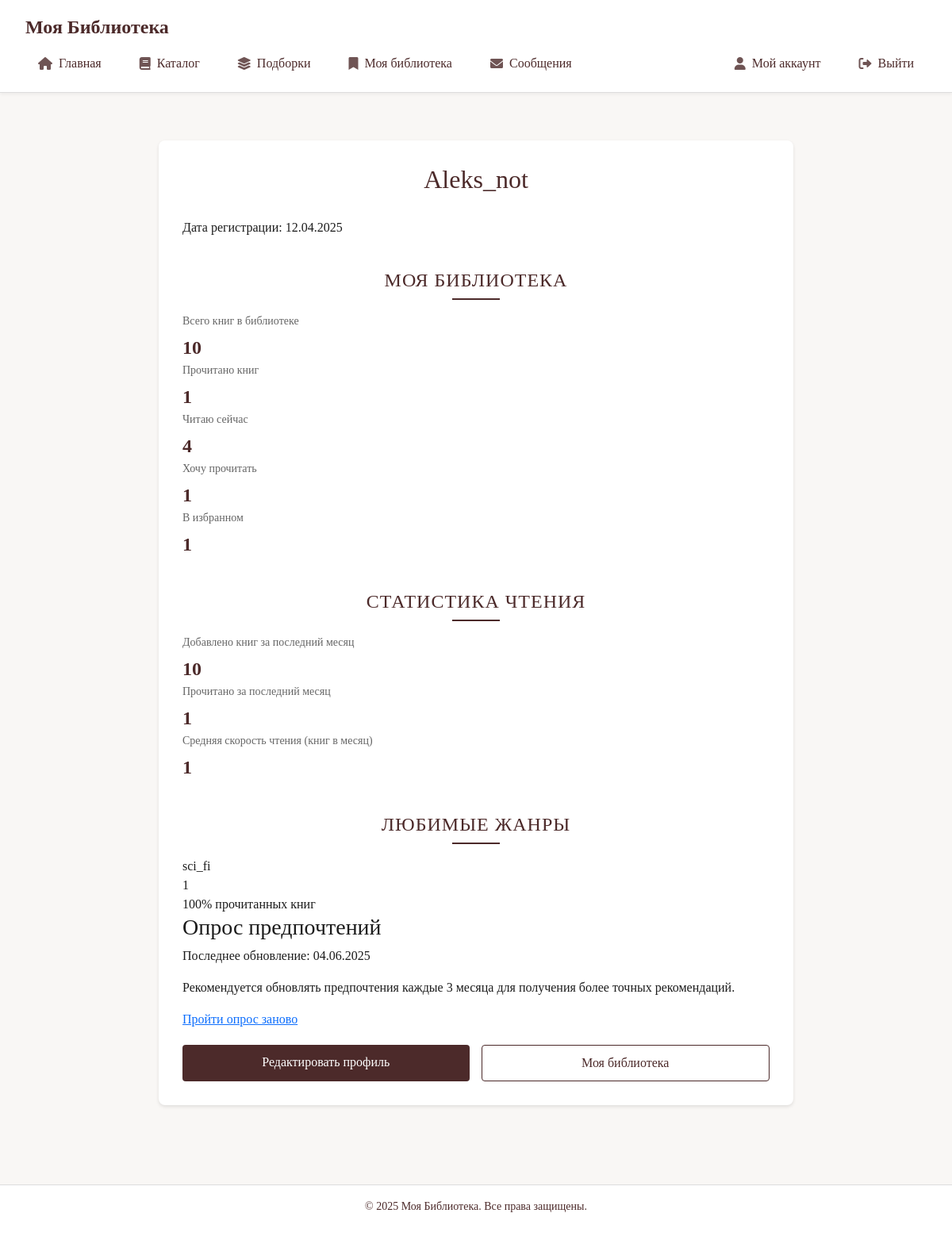
/users/profile/ (signed in), run on the app's committed database.
### users/models.py (models this page shows, shortened)
class User(AbstractUser):
    age = models.PositiveIntegerField(blank=True, null=True)
    preferences = models.JSONField(blank=True, null=True)
    email = models.EmailField(_("email address"), unique=True)
    phone = models.CharField(max_length=20, blank=True, null=True)
    address = models.TextField(blank=True, null=True)
    @property
    def has_unread_messages(self):
        return self.moderator_messages.filter(is_read=False).exists()

### recommendations/models.py (models this page shows, shortened)
class UserSurveyProfile(models.Model):
    READING_GOAL_CHOICES = [
        ('fun', 'Отдых/развлечение'),
        ('inspire', 'Вдохновение/идеи'),
        ('skill', 'Проф-рост'),
        ('study', 'Учёба/исследование'),
    ]
    READING_FREQUENCY_CHOICES = [
        (0.5, '< 1 книг/мес'),
        (1.5, '1–2 книг/мес'),
        (4.0, '3–5 книг/мес'),
        (6.0, '> 5 книг/мес'),
    ]
    MOOD_TAG_CHOICES = [
        ('light', 'Лёгкий/юмористический'),
        ('dark', 'Мрачный/напряжённый'),
        ('meditative', 'Медитативный'),
        ('dynamic', 'Динамичный «page-turner»'),
    ]
    CONTENT_FILTER_CHOICES = [
        ('violence', 'Жестокие сцены'),
        ('animal_cruelty', 'Насилие над животными'),
        ('adult', 'Подробное 18+'),
        ('politics', 'Политика'),
        ('religion', 'Религия'),
    ]
    user = models.OneToOneField(
        settings.AUTH_USER_MODEL,
        on_delete=models.CASCADE,
        related_name='survey_profile',
        verbose_name="Пользователь"
    )
    reading_goal = models.CharField(
        max_length=10,
        choices=READING_GOAL_CHOICES,
        verbose_name="Цель чтения"
    )
    mood_tags = models.JSONField(
        default=list,
        verbose_name="Предпочитаемая атмосфера",
        help_text="Список из MOOD_TAG_CHOICES"
    )
    reading_frequency = models.FloatField(
        choices=READING_FREQUENCY_CHOICES,
        verbose_name="Частота чтения"
    )
    original_languages = models.ManyToManyField(
        Language,
        verbose_name="Предпочитаемые языки оригинала"
    )
    fav_authors = models.ManyToManyField(
        Author,
        related_name='favorite_in_survey',
        verbose_name="Любимые авторы",
        blank=True
    )
    fav_books = models.ManyToManyField(
        Book,
        related_name='favorite_in_survey',
        verbose_name="Любимые книги",
        blank=True
    )
    content_filters = models.JSONField(
        default=list,
        verbose_name="Контент-фильтры",
        help_text="Список из CONTENT_FILTER_CHOICES"
    )
    other_content_filters = models.TextField(
        blank=True,
        verbose_name="Другие контент-фильтры",
        help_text="Дополнительные фильтры контента, указанные пользователем"
    )
    created_at = models.DateTimeField(
        auto_now_add=True,
        verbose_name="Дата прохождения опроса"
    )
    updated_at = models.DateTimeField(
        auto_now=True,
        verbose_name="Дата обновления"
    )
    class Meta:
        verbose_name = "Профиль читательских предпочтений"
        verbose_name_plural = "Профили читательских предпочтений"

### users/views.py (the view)
# urls.py: path('profile/', views.profile, name='profile'),
@login_required
def profile(request):
    user_books = UserBookRelation.objects.filter(user=request.user)
    total_books = user_books.count()
    books_read = user_books.filter(list_type='read').count()
    books_reading = user_books.filter(list_type='in_progress').count()
    books_want = user_books.filter(list_type='want').count()
    favorite_books = user_books.filter(list_type='favorite').count()
    last_month = timezone.now() - timedelta(days=30)
    books_added_last_month = user_books.filter(added_at__gte=last_month).count()
    books_read_last_month = user_books.filter(
        list_type='read',
        added_at__gte=last_month
    ).count()
    reading_speed = books_read_last_month if books_read_last_month > 0 else 0
    has_survey = UserSurveyProfile.objects.filter(user=request.user).exists()
    survey_date = None
    if has_survey:
        survey = UserSurveyProfile.objects.get(user=request.user)
        survey_date = survey.updated_at
    genre_stats = user_books.filter(
        list_type='read'
    ).values(
        'book__genre'
    ).annotate(
        count=Count('id')
    ).order_by('-count')[:5]
    context = {
        'total_books': total_books,
        'books_read': books_read,
        'books_reading': books_reading,
        'books_want': books_want,
        'favorite_books': favorite_books,
        'books_added_last_month': books_added_last_month,
        'books_read_last_month': books_read_last_month,
        'reading_speed': reading_speed,
        'has_survey': has_survey,
        'survey_date': survey_date,
        'genre_stats': genre_stats,
    }
    return render(request, 'users/profile.html', context)

### main_admin/context_processors.py (called while the page is built, shortened)
def site_settings(request):
    if not request.path.startswith('/admin/'):
        return {}

### users/templates/users/profile.html (shortened to what this page needs)
{% extends 'base.html' %}
{% block content %}
<div class="profile-container">
    <div class="profile-header">
        <h2>{{ user.username }}</h2>
        <p>Дата регистрации: {{ user.date_joined|date:"d.m.Y" }}</p>
    </div>
    <div class="stats-section">
        <h3 class="section-title">Моя библиотека</h3>
        <div class="stats-grid">
            <div class="stat-card">
                <div class="stat-label">Всего книг в библиотеке</div>
                <div class="stat-value">{{ total_books }}</div>
            </div>
            <div class="stat-card">
                <div class="stat-label">Прочитано книг</div>
                <div class="stat-value">{{ books_read }}</div>
            </div>
            <div class="stat-card">
                <div class="stat-label">Читаю сейчас</div>
                <div class="stat-value">{{ books_reading }}</div>
            </div>
            <div class="stat-card">
                <div class="stat-label">Хочу прочитать</div>
                <div class="stat-value">{{ books_want }}</div>
            </div>
            <div class="stat-card">
                <div class="stat-label">В избранном</div>
                <div class="stat-value">{{ favorite_books }}</div>
            </div>
        </div>
    </div>
    <div class="stats-section">
        <h3 class="section-title">Статистика чтения</h3>
        <div class="stats-grid">
            <div class="stat-card">
                <div class="stat-label">Добавлено книг за последний месяц</div>
                <div class="stat-value">{{ books_added_last_month }}</div>
            </div>
            <div class="stat-card">
                <div class="stat-label">Прочитано за последний месяц</div>
                <div class="stat-value">{{ books_read_last_month }}</div>
            </div>
            <div class="stat-card">
                <div class="stat-label">Средняя скорость чтения (книг в месяц)</div>
                <div class="stat-value">{{ reading_speed }}</div>
            </div>
        </div>
    </div>
    {% if genre_stats %}
    <div class="stats-section">
        <h3 class="section-title">Любимые жанры</h3>
        <div class="genre-grid">
            {% for stat in genre_stats %}
            <div class="genre-card">
                <div class="genre-name">{{ stat.book__genre }}</div>
                <div class="genre-count">{{ stat.count }}</div>
                <div class="genre-percentage">
                    {% widthratio stat.count books_read 100 %}% прочитанных книг
                </div>
            </div>
            {% endfor %}
        </div>
    </div>
    {% endif %}
    <div class="survey-info">
        {% if has_survey %}
            <h3>Опрос предпочтений</h3>
            <p>Последнее обновление: {{ survey_date|date:"d.m.Y" }}</p>
            <p>Рекомендуется обновлять предпочтения каждые 3 месяца для получения более точных рекомендаций.</p>
            <a href="{% url 'recommendations:survey' %}" class="btn-retake-survey">Пройти опрос заново</a>
        {% else %}
            <h3>Пройдите опрос предпочтений</h3>
            <p>Пройдите короткий опрос, чтобы получать персонализированные рекомендации книг.</p>
            <a href="{% url 'recommendations:survey' %}" class="btn-retake-survey">Пройти опрос</a>
        {% endif %}
    </div>
    <div class="profile-actions">
        <a href="{% url 'users:edit_profile' %}" class="edit-button">Редактировать профиль</a>
        <a href="{% url 'books:user_library' %}" class="library-button">Моя библиотека</a>
    </div>
</div>
{% endblock %}

### main_admin/static/css/style.css (style rules this page uses)
:root { --bg-color: #f9f7f5; --accent-color: #4c2a2a; --text-color: #1c1c1c; --nav-text-color: #4c2a2a; --font-serif: "Georgia", serif; --border-color: #ddd; --border-radius: 8px; }
* { margin: 0; padding: 0; box-sizing: border-box; }
body { font-family: var(--font-serif); background-color: var(--bg-color); color: var(--text-color); }
.section-title { margin: 40px 0 16px; text-transform: uppercase; font-size: 24px; color: var(--accent-color); position: relative; letter-spacing: 1px; text-align: center; }
.section-title::after { content: ""; display: block; width: 60px; height: 2px; background-color: var(--accent-color); margin: 8px auto 0; }
.profile-container { max-width: 800px; margin: 40px auto; padding: 30px; background-color: #fff; border-radius: var(--border-radius); box-shadow: 0 2px 4px rgba(0,0,0,0.1); }
.profile-container h2 { color: var(--accent-color); margin-bottom: 30px; text-align: center; }
.stat-label { display: block; font-size: 14px; color: #666; margin-bottom: 5px; }
.stat-value { font-size: 24px; font-weight: bold; color: var(--accent-color); }
.profile-actions { display: flex; gap: 15px; margin-top: 20px; }
.edit-button, .library-button { flex: 1; padding: 10px; text-align: center; text-decoration: none; border-radius: 4px; transition: all 0.2s; }
.edit-button { background-color: var(--accent-color); color: white; }
.library-button { border: 1px solid var(--accent-color); color: var(--accent-color); }

### data on the page
User: username "Aleks_not", date_joined "12.04.2025"
UserSurveyProfile: updated_at "04.06.2025"

### other printed values
{{ total_books }} "10"
{{ books_read }} "1"
{{ books_reading }} "4"
{{ books_want }} "1"
{{ favorite_books }} "1"
{{ books_added_last_month }} "10"
{{ books_read_last_month }} "1"
{{ reading_speed }} "1"
{{ stat.book__genre }} "sci_fi"
{{ stat.count }} "1"
